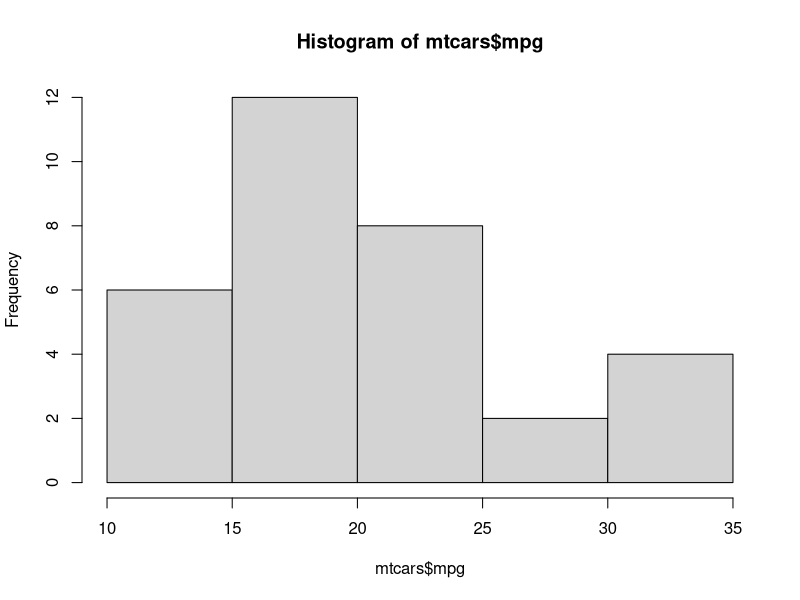
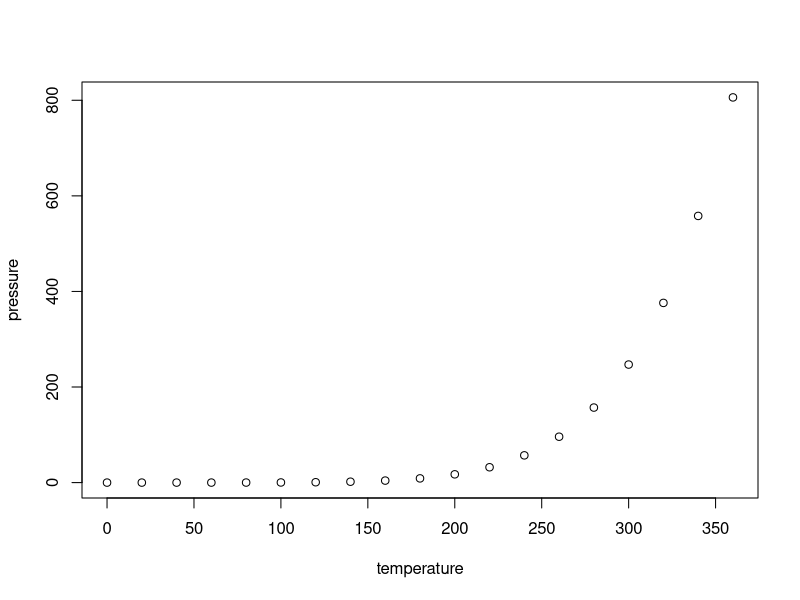

These charts were generated, in order, by the following R code:
## ---- chunk 1
library(knitr)
library(ggplot2)
library(broom)
#library(devtools)
## ---- chunk 2
knitr::opts_chunk$set(echo = TRUE)
## ---- chunk 3
hist(mtcars$mpg)
x <- 13
## ---- chunk 4
kable(head(mtcars), digits = 1)
## ---- chunk 5
summary(cars)
## ---- chunk 6
plot(pressure)
